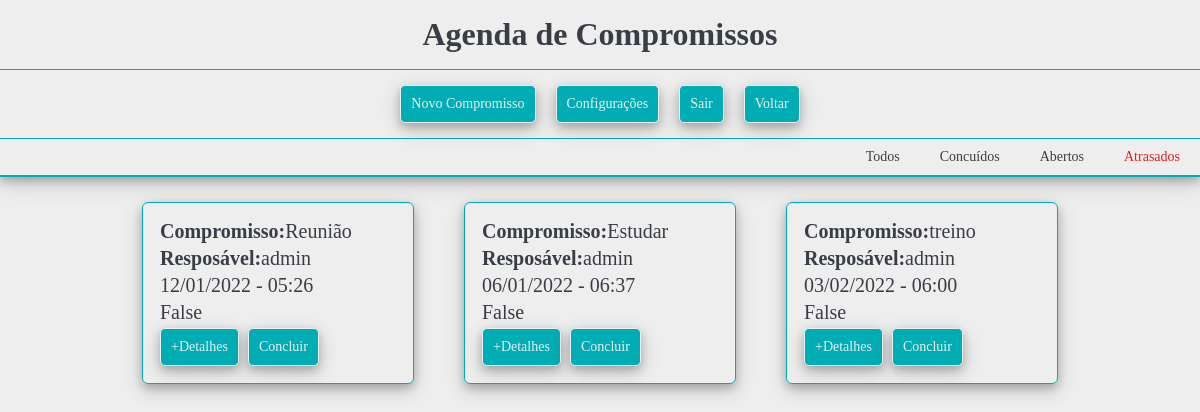
/meuscompromissos/ (signed in), run on an earlier commit of the app's database.
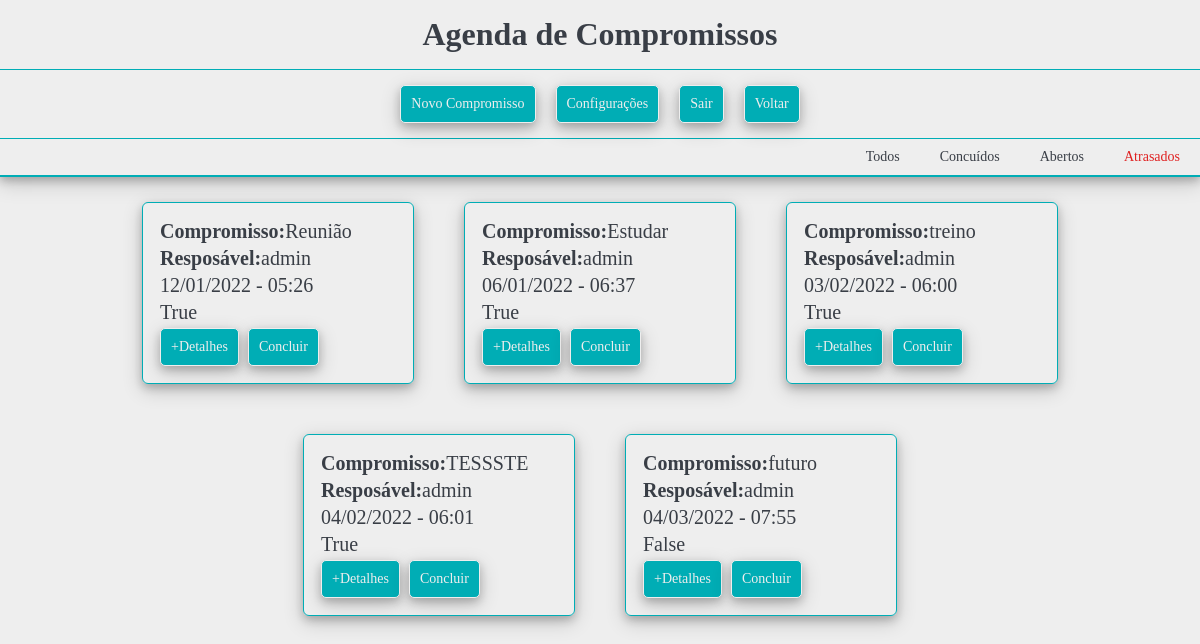
And on a later commit of the database.
### agendacore/models.py (models this page shows, shortened)
class Compromisso(models.Model):
    titulo = models.CharField(max_length=50)
    descricao = models.TextField(blank=True, null=True)
    data_compromisso = models.DateTimeField(verbose_name='Data do Compromisso')
    data_criacao = models.DateTimeField(auto_now=True)
    usuario = models.ForeignKey(User, on_delete=models.CASCADE)
    situacao = models.CharField(max_length=10, default='Aberto')
    concluido = models.BooleanField(default=False)
    def get_data_compromisso(self):
        return self.data_compromisso.strftime('%d/%m/%Y - %H:%M')

### meuscompromissos/views.py (the view)
# urls.py: path('', views.meusCompromissos),
@login_required(login_url='login/')
def meusCompromissos(request):
    usuario = request.user
    data_atual = datetime.now()
    compromisso = Compromisso.objects.filter(usuario=usuario)
    response = {'compromissos': compromisso}
    return render(request, 'meuscompromissos.html', response)

### templates/meuscompromissos.html
{% include 'header.html' %}
<div class="menu">
    <a href="/meuscompromissos/novocompromisso/" class="botao menu-botao">Novo Compromisso</a>
    <a href="../admin" class="botao menu-botao">Configurações</a>
    <a href="/meuscompromissos/logout" class="botao menu-botao">Sair</a>
    <a href="../" class="botao menu-botao">Voltar</a>
  </div>
  <div class="row menu-situacao">
    <a href="/meuscompromissos/" class="botao bt menu-botao">Todos</a>
    <a href="/meuscompromissos/concluidos/" class="botao bt menu-botao">Concuídos</a>
    <a href="/meuscompromissos/abertos/" class="botao bt menu-botao">Abertos</a>
    <a href="/meuscompromissos/atrasados/" class="botao bt bt-atrasado menu-botao">Atrasados</a>
  </div>
</div>
<div class="container">
  <div class="row">
    {% for compromisso in compromissos  %}
    <div class="card">
      <div class="card-content">
        <ul>
          <li class="compromisso"><b>Compromisso:</b>{{compromisso.titulo}}</li>
          <li class="responsavel"><b>Resposável:</b>{{compromisso.usuario}}</li>
          <li class="data-hora"> {{compromisso.get_data_compromisso}}</li>
          <li class="responsavel"> {{compromisso.concluido}}</li>
          <a href="/meuscompromissos/detalhes/?id={{ compromisso.id }}" class="botao">+Detalhes</a>
          <a href="/meuscompromissos/concluir/{{ compromisso.id }}" class="botao">Concluir</a>
        </ul>
      </div>
    </div>
    {% endfor %}
  </div>
</div>
{% include 'footer.html' %}

### templates/header.html (shortened to what this page needs)
<!DOCTYPE html>
<html lang="pt-BR" dir="ltr">
{% load static %}
  <head>
    <link rel="stylesheet" href="{% static 'css/style.css' %}" />
  </head>
  <body>
        <div class="content-header">
          <div class="titulo">
            <h1> <b>Agenda de Compromissos</b></h1>
          </div>

### templates/footer.html
  </body>
</html>

### static/css/style.css (style rules this page uses)
* { margin: 0; padding: 0; color: #393E46; }
body { background: #EEEEEE; }
.content-header { width: 100%; border-bottom: 2px solid #00ADB5; box-shadow: 0 4px 8px 0 rgba(0, 0, 0, 0.2), 0 6px 20px 0 rgba(0, 0, 0, 0.19); }
.titulo { width: 50%; margin: auto; text-align: center; padding: 1rem; }
.row { display: flex; justify-content: center; flex-wrap: wrap; }
.card { border: solid #00ADB5 1px; border-radius: 6px; box-shadow: 0 4px 8px 0 rgba(0, 0, 0, 0.2), 0 6px 20px 0 rgba(0, 0, 0, 0.19); width: 15rem; overflow: hidden; margin: 25px; padding: 15px; }
li { padding: 2px; }
.card-content { margin: auto; font-size: 20px; }
ul { list-style-type: none; }
.botao, button { background-color: #00ADB5; box-shadow: 0 4px 8px 0 rgba(0, 0, 0, 0.2), 0 6px 20px 0 rgba(0, 0, 0, 0.19); border-radius: 5px; border: solid #EEEEEE 1px; color: #EEEEEE; padding: 10px; text-align: center; text-decoration: none; display: inline-block; font-size: 14px; margin: 2px 2px; cursor: pointer; }
.menu { display: flex; justify-content: center; flex-wrap: wrap; border-top: 1px solid #00ADB5; padding: 15px; }
.menu-botao { margin: 0 10px; }
.bt { border: none; background: none; color: #393E46; box-shadow: none; font-size: 14px; }
.bt-atrasado { border: none; color: #df2020; box-shadow: none }
.menu-situacao { justify-content: flex-end; border-top: 1px solid #00ADB5; }

What changed in the data, as far as the page shows it:
changed Compromisso "Reunião": concluido "False" → "True"
changed Compromisso "Estudar": concluido "False" → "True"
changed Compromisso "treino": concluido "False" → "True"
added Compromisso: titulo "TESSSTE", usuario "admin", get_data_compromisso "04/02/2022 - 06:01", concluido "True"
added Compromisso: titulo "futuro", usuario "admin", get_data_compromisso "04/03/2022 - 07:55", concluido "False"
